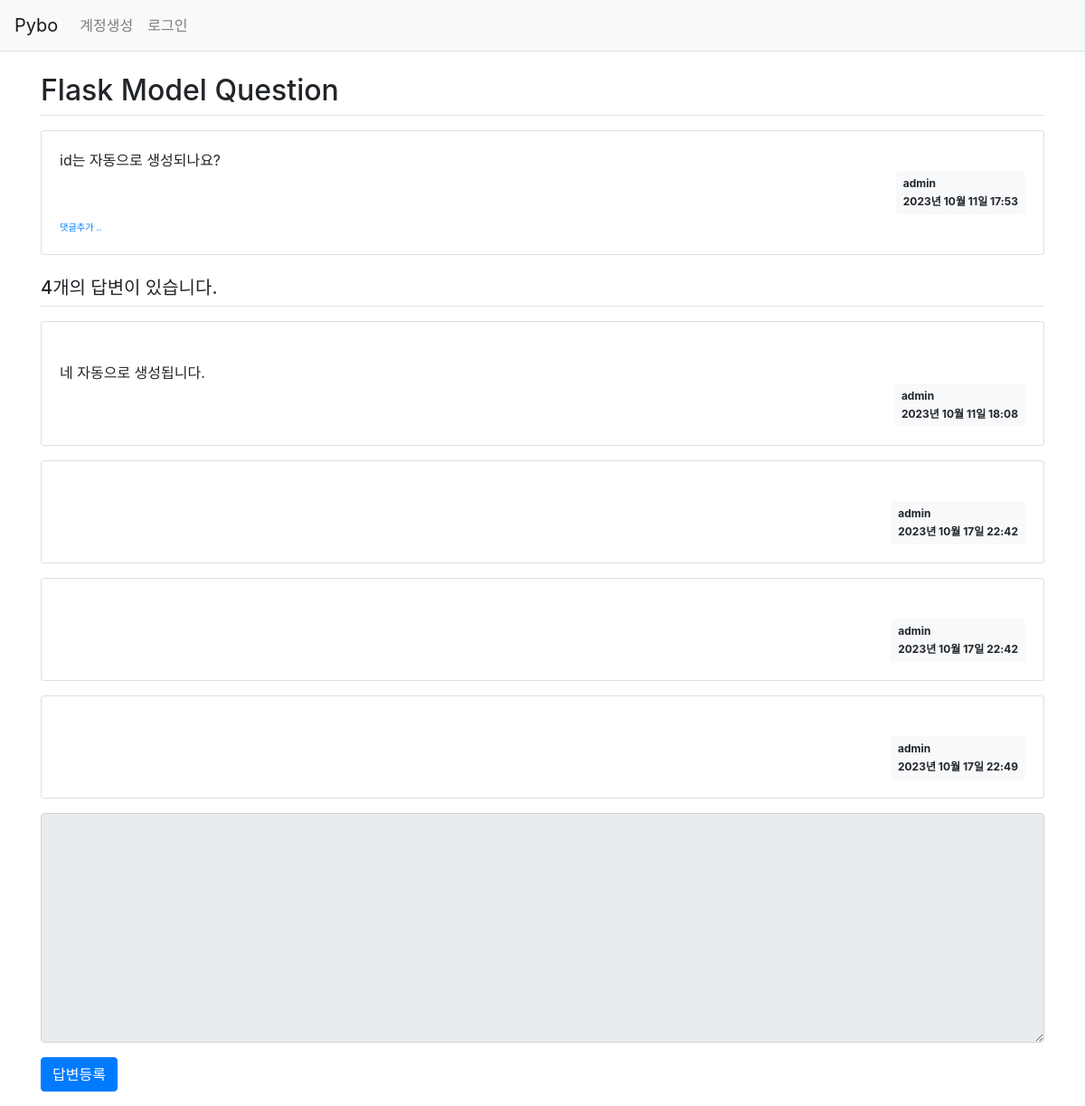
Screenshot of /question/detail/2/ with the database file from the repository.
### pybo/models.py (models this page shows)
class Question(db.Model):
    id = db.Column(db.Integer, primary_key=True)
    subject = db.Column(db.String(200), nullable=False)
    content = db.Column(db.Text(), nullable=False)
    create_date = db.Column(db.DateTime(), nullable=False)
    user_id = db.Column(db.Integer, db.ForeignKey('user.id', ondelete='CASCADE'), nullable=False)
    user = db.relationship('User', backref=db.backref('question_set'))
    modify_date = db.Column(db.DateTime(), nullable=True)

class User(db.Model):
    id = db.Column(db.Integer, primary_key=True)
    username = db.Column(db.String(150), unique=True, nullable=False)
    password = db.Column(db.String(200), nullable=False)
    email = db.Column(db.String(120), unique=True, nullable=False)

class Answer(db.Model):
    id = db.Column(db.Integer, primary_key=True)
    question_id = db.Column(db.Integer, db.ForeignKey('question.id', ondelete='CASCADE'))
    question = db.relationship('Question', backref=db.backref('answer_set', ))
    content = db.Column(db.Text(), nullable=False)
    create_date = db.Column(db.DateTime(), nullable=False)
    user_id = db.Column(db.Integer, db.ForeignKey('user.id', ondelete='CASCADE'), nullable=False)
    user = db.relationship('User', backref=db.backref('answer_set'))
    modify_date = db.Column(db.DateTime(), nullable=True)

### pybo/views/question_views.py (the view)
@bp.route('/detail/<int:question_id>/')
def detail(question_id):
    form = AnswerForm()
    question = Question.query.get_or_404(question_id)
    return render_template('question/question_detail.html', question=question, form=form)

### pybo/forms.py
class AnswerForm(FlaskForm):
    content = TextAreaField('내용', validators=[DataRequired('내용은 필수 입력 항목입니다.')])

### pybo/filter.py (called while the page is built)
def format_datetime(value, fmt='%Y년 %m월 %d일 %H:%M'):
    return value.strftime(fmt)

### pybo/views/auth_views.py (called while the page is built)
@bp.before_app_request
def load_logged_in_user():
    user_id = session.get('user_id')
    if user_id is None:
        g.user = None
    else:
        g.user = User.query.get(user_id)

### pybo/templates/question/question_detail.html (shortened to what this page needs)
{% extends 'base.html' %}
{% block content %}
<div class="container my-3">
    <h2 class="border-bottom py-2">{{ question.subject }}</h2>
    <div class="card my-3">
        <div class="card-body">
            <div class="card-text" style="white-space: pre-line;">{{ question.content }}</div>
            <div class="d-flex justify-content-end">
                <div class="badge badge-light p-2 text-left">
                    <div class="mb-2">{{ question.user.username }}</div>
                    <div>{{ question.create_date|datetime }}</div>
                </div>
            </div>
            <div>
                <a href="{{ url_for('comment.create_question', question_id=question.id) }}" class="small"><small>댓글추가 ..</small></a>
            </div>
        </div>
    </div>
    <h5 class="border-bottom my-3 py-2">{{ question.answer_set|length }}개의 답변이 있습니다.</h5>
    {% for answer in question.answer_set %}
    <div class="card my-3">
        <div class="card-body">
            <div class="card-text" style="white-space: pre-line;">
                {{ answer.content }}</div>
            <div class="d-flex justify-content-end">
                <div class="badge badge-light p-2 text-left">
                    <div class="mb-2">{{ answer.user.username }}</div>
                    <div>{{ answer.create_date|datetime }}</div>
                </div>
            </div>
        </div>
    </div>
    {% endfor %}
    <form action="{{ url_for('answer.create', question_id=question.id) }}" method="post" class="my-3">
        <div class="form-group">
            <textarea {% if not g.user %}disabled{% endif %} name="content" id="content" class="form-control" rows="10"></textarea>
        </div>
        <input type="submit" value="답변등록" class="btn btn-primary">
    </form>
</div>
{% endblock %}

### rows the page displays
Question: subject "Flask Model Question", content "id는 자동으로 생성되나요?", create_date "2023년 10월 11일 17:53"
User: user.username "admin"
Answer: content "네 자동으로 생성됩니다.", user.username "admin", create_date "2023년 10월 11일 18:08"
Answer: user.username "admin", create_date "2023년 10월 17일 22:42"
Answer: user.username "admin", create_date "2023년 10월 17일 22:42"
Answer: user.username "admin", create_date "2023년 10월 17일 22:49"

### other values shown
{{ question.answer_set|length }} "4"
